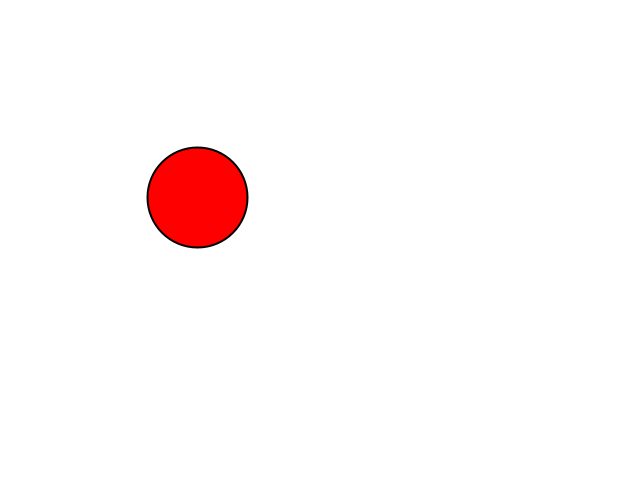
Frame 1 (no input)
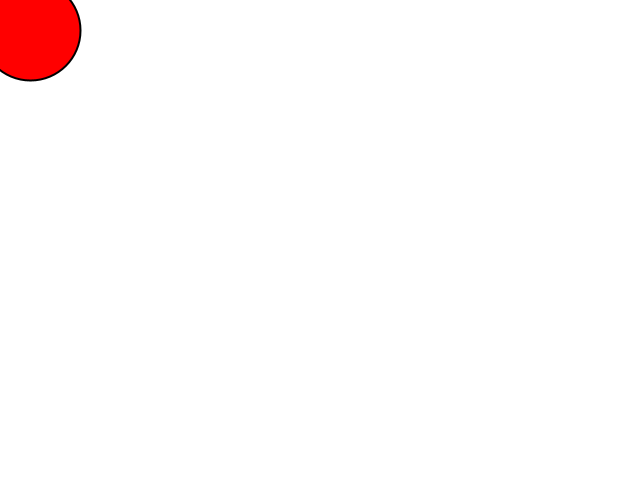
Frame 60 (the mouse pressed at the canvas centre just before this capture)
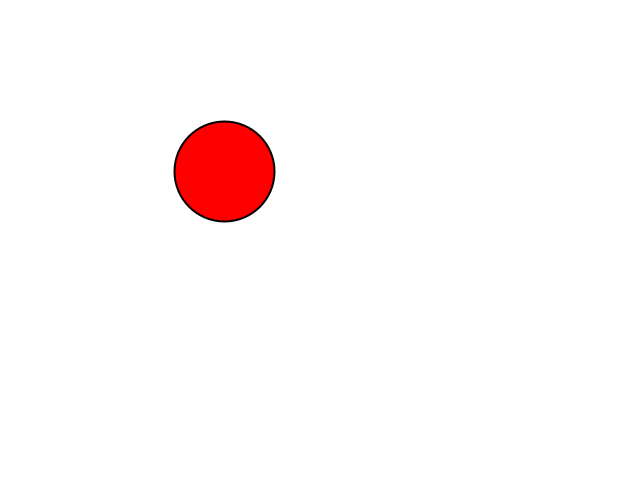
Frame 120 (the mouse held since frame 60 and released just before this capture)

The Processing sketch that drew these frames (run headless with seeded random() and noise(); from frame 60 on, the mouse is pressed at the canvas centre):

// Processing sketch: MouseFollow
// ── MouseFollow.pde
//Mouse Follow
//CSCI 5611 Mouse Following with Vec2 [Starter]
//Instructor: Stephen J. Guy <sjguy@umn.edu>


//Here is what you should discuss & try to code as a group:
//  1. Initially, the code shows a dark red circle with a purple-ish outline.
//     Change the program to draw a red circle with a black outline instead.
//  2. Find the Processing.org reference pages for the circle command. 
//     Why am I multiplying the radius by 2? (Note: these reference pages are 
//     very useful, be sure to check them out for general Processing help.)
//  3. Change the background color to be white instead green.
//  4. Have the ball follow the user's mouse. You should do this by setting
//      dir to be the vector pointing from the ball's current position (pos)
//      to the mouse's current position (mousePos).
//  5. Try to get some keyboard input working:  
//        -When the user presses the 'd' key, double the speed the ball moves. 
//        -When the user presses the 'h' key, half the speed the ball moves. 
//  6. The simple approach is Step 4 will leave the ball jittering when it
//     reaches the mouse. Find a strategy to fix the jitter so the ball stops
//     completely when it is nicely centered on the mouse.
//  7. Currently, the variable 'speed' doesn't have a well defined unit and its
//     effect depends on the framerate. Fix this by using dt in the update function
//     to make sure the speed value means "pixels per second". Set the speed to
//     100 pixels per second. Make sure the ball takes about 6.4 seconds to make
//     it 640 pixels across the screen.
     
//As a challenge:
//  1. Give the ball a maximum acceleration (i.e. limit how fast it's velocity can change).
//  2. Draw an image (sprite) instead of a circle. Try to orient it in the direction of travel.


int strokeWidth = 2;
void setup(){
  size(640,480);
  surface.setTitle("Mouse Following [CSCI 5611 Example]");
  
  //Initial circle position
  pos = new Vec2(200,200);
  r = 50;
  
  vel = new Vec2(0.0,0.0); //intial velocity
  
  strokeWeight(strokeWidth); //Draw thicker lines 
}

Vec2 pos; //Circle position
Vec2 vel; //Circle velocity
float r;  //Circle radius

float speed = 4;

void update(float dt){
  
  Vec2 mousePos = new Vec2(mouseX, mouseY);
  Vec2 dir = mousePos.minus(pos);
  
  if (dir.length() < speed/2) { // Makes to circle stop jittering
    dir.x = 0;
    dir.y = 0;
  }
  
  if (dir.length() > 0)
    dir.normalize();
  vel = dir.times(speed);
  pos.add(vel);
}

void draw(){ 
  update(1/frameRate);
  background(255,255,255); //White background
  stroke(0,0,0);
  fill(255,0,0);
  circle(pos.x, pos.y,r*2); //Question: Why is it radius*2 ?
}

void keyPressed(){
  if (key == 'd'){
    println("Doubling ball speed");
    speed *= 2;
  }
  if (key == 'h'){
    println("Halving ball speed");
    speed *= 0.5;
  }
  println("Speed is now:",speed);
}




//Begin the Vec2 Library
//Normally I would put this in a differen tab, but having it here allows you to
// copy and paste a single file for shared editing and for submission

public class Vec2 {
  public float x, y;
  
  public Vec2(float x, float y){
    this.x = x;
    this.y = y;
  }
  
  public String toString(){
    return "(" + x+ "," + y +")";
  }
  
  public float length(){
    return sqrt(x*x+y*y);
  }
  
  public float lengthSqr(){
    return x*x+y*y;
  }
  
  public Vec2 plus(Vec2 rhs){
    return new Vec2(x+rhs.x, y+rhs.y);
  }
  
  public void add(Vec2 rhs){
    x += rhs.x;
    y += rhs.y;
  }
  
  public Vec2 minus(Vec2 rhs){
    return new Vec2(x-rhs.x, y-rhs.y);
  }
  
  public void subtract(Vec2 rhs){
    x -= rhs.x;
    y -= rhs.y;
  }
  
  public Vec2 times(float rhs){
    return new Vec2(x*rhs, y*rhs);
  }
  
  public void mul(float rhs){
    x *= rhs;
    y *= rhs;
  }
  
  public void clampToLength(float maxL){
    float magnitude = sqrt(x*x + y*y);
    if (magnitude > maxL){
      x *= maxL/magnitude;
      y *= maxL/magnitude;
    }
  }
  
  public void setToLength(float newL){
    float magnitude = sqrt(x*x + y*y);
    x *= newL/magnitude;
    y *= newL/magnitude;
  }
  
  public void normalize(){
    float magnitude = sqrt(x*x + y*y);
    x /= magnitude;
    y /= magnitude;
  }
  
  public Vec2 normalized(){
    float magnitude = sqrt(x*x + y*y);
    return new Vec2(x/magnitude, y/magnitude);
  }
  
  public float distanceTo(Vec2 rhs){
    float dx = rhs.x - x;
    float dy = rhs.y - y;
    return sqrt(dx*dx + dy*dy);
  }
}

Vec2 interpolate(Vec2 a, Vec2 b, float t){
  return a.plus((b.minus(a)).times(t));
}

float interpolate(float a, float b, float t){
  return a + ((b-a)*t);
}

float dot(Vec2 a, Vec2 b){
  return a.x*b.x + a.y*b.y;
}

Vec2 projAB(Vec2 a, Vec2 b){
  return b.times(a.x*b.x + a.y*b.y);
}
